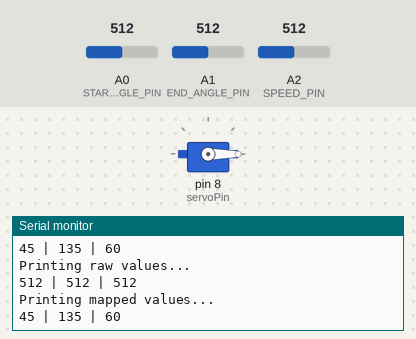
Recording of a sketch running on a simulated Arduino Uno, built with avr-gcc and run on an emulated ATmega328P. On the bench: servo, the last lines printed to the serial monitor. The test bench sets the inputs (shaded band); at power-on: A2 (SPEED_PIN) = 512, A0 (START_ANGLE_PIN) = 512, A1 (END_ANGLE_PIN) = 512.

Above: at 1.2 s.
1.3 s: A2 (SPEED_PIN) set to 845
At 1.9 s:
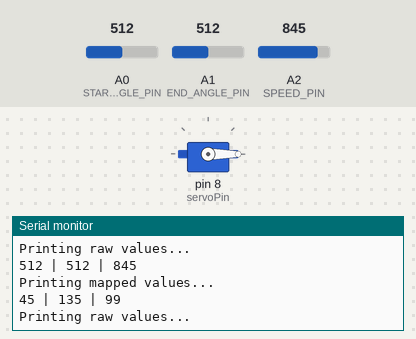
2.8 s: A2 (SPEED_PIN) set to 867
At 3.9 s:
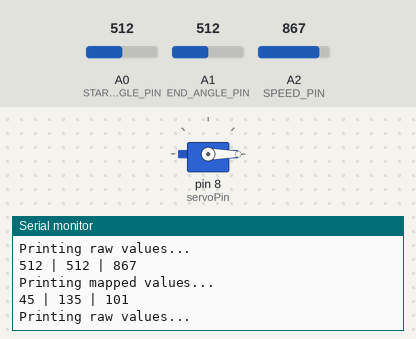
4.3 s: A0 (START_ANGLE_PIN) set to 118
At 4.8 s:
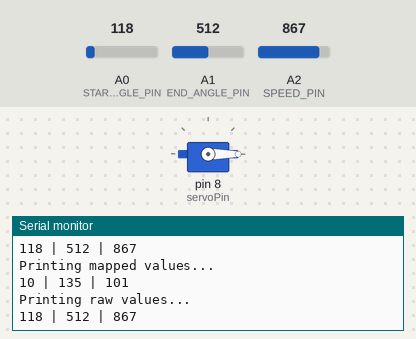
5.8 s: A0 (START_ANGLE_PIN) set to 105
At 6.7 s:
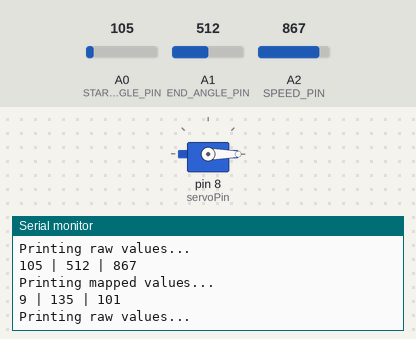
8.8 s: A1 (END_ANGLE_PIN) set to 121
At 9.3 s:
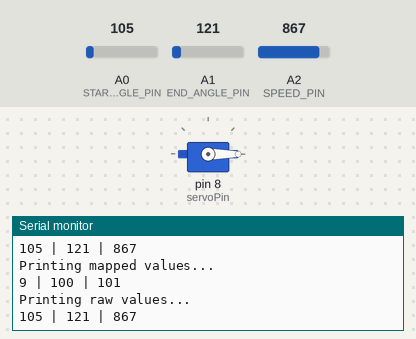
10.3 s: A1 (END_ANGLE_PIN) set to 106
At 11.4 s:
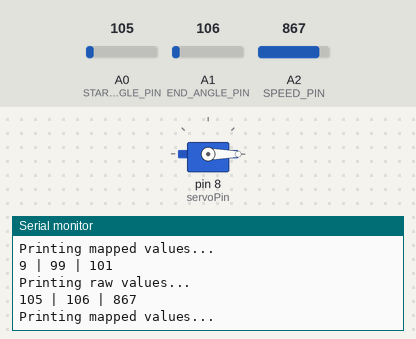
Timing chart, 0 to 13.3 s (numbered marks = the images above; inputs shaded):
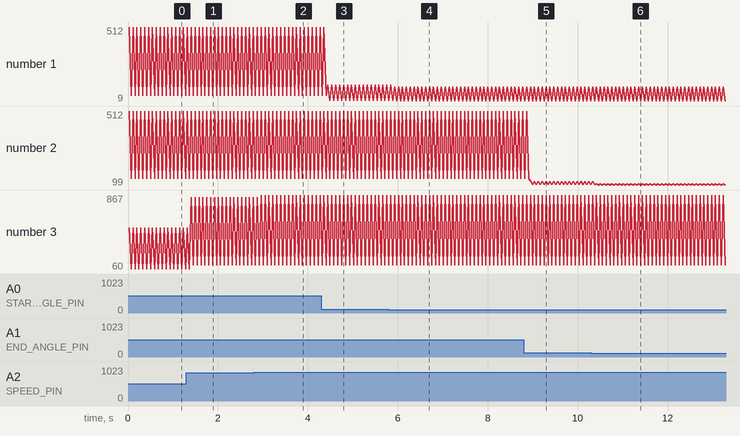

Measured:
- the behaviour switches between 114 and 113 on A0 (START_ANGLE_PIN) (found by bisection; images 3 and 4)
- the behaviour switches between 114 and 113 on A1 (END_ANGLE_PIN) (found by bisection; images 5 and 6)
- after the input at 1.3 s, the serial monitor: prints a new line after 0.11 s (image 1)
- after the input at 2.8 s, the serial monitor: prints a new line after 0.16 s (image 2)
- after the input at 4.3 s, the serial monitor: prints a new line after 0.15 s (image 3)
- after the input at 5.8 s, the serial monitor: prints a new line after 0.13 s (image 4)
- after the input at 8.8 s, the serial monitor: prints a new line after 0.15 s (image 5)
- after the input at 10.3 s, the serial monitor: prints a new line after 0.12 s (image 6)

The sketch:

pulseSensorSweepTest.ino
```cpp
#include <Servo.h>

/*
 *This example shows how to set up a repetitive servo sweep without using loops/delays
 *This base code can be extended to support multiple servos moving at different rates
 *The next steps with this coded would be to link sensor input to one of the 3 main variables:
 *endAngle
 *startAngle
 *moveRate
 *
 */


#define DEBUG 1

Servo servo1;  // create servo object to control a servo
int servoPin = 8;  // the pin servo1 is attached to

int START_ANGLE_PIN = 0;
int END_ANGLE_PIN = 1;
int SPEED_PIN = 2;
//int RAND_PIN = 3;

int startAngle = 0;//bottom limit of the sweep
int endAngle = 0;//top limit of the sweep

int target = 0;
int angleRx = 0;    // variable to store the servo angleRxition

long lastMove;
int moveRate = 60;

void setup()
{
  servo1.attach(servoPin);  // attaches the servo on pin 9 to the servo object
  servo1.write(endAngle);  //set the sweep to the min side

  Serial.begin(9600);
}

void loop()
{

  int startAnglePotVal = analogRead(START_ANGLE_PIN);
  int endAnglePotVal = analogRead(END_ANGLE_PIN);
  int speedPotVal = analogRead(SPEED_PIN);

  if (DEBUG) {
    Serial.println("Printing raw values...");
    Serial.print(startAnglePotVal);
    Serial.print(" | ");
    Serial.print(endAnglePotVal);
    Serial.print(" | ");
    Serial.print(speedPotVal);
    Serial.println();
  }

  // map the potentiometer values
  startAngle = map(startAnglePotVal, 0, 1023, 0, 90);
  endAngle = map(endAnglePotVal, 0, 1023, 90, 180);
  moveRate = map(speedPotVal, 0, 1023, 0, 120);

  if (DEBUG) {
    Serial.println("Printing mapped values...");
    Serial.print(startAngle);
    Serial.print(" | ");
    Serial.print(endAngle);
    Serial.print(" | ");
    Serial.print(moveRate);
    Serial.println();
  }

  // set the target to the end angle
  target = endAngle;

 if((millis()-lastMove)>=moveRate)
{

   if(target==startAngle)
  {
       if((angleRx+1)<=startAngle)
       {
       angleRx++;  //add 1 to the variable it is the shorthand for writing:  angleRx = angleRx+1;
       lastMove=millis();
       }
         else
         {
         target=endAngle;
         }

   }
   if(target==endAngle)
  {
       if((angleRx-1)>=endAngle)
       {
       angleRx--;  //subtract 1 from the variable it is the shorthand for writing:  angleRx = angleRx-1;
       lastMove=millis();
       }
         else
         {
         target=startAngle;
         }

   }
}


servo1.write(angleRx);
}
```
